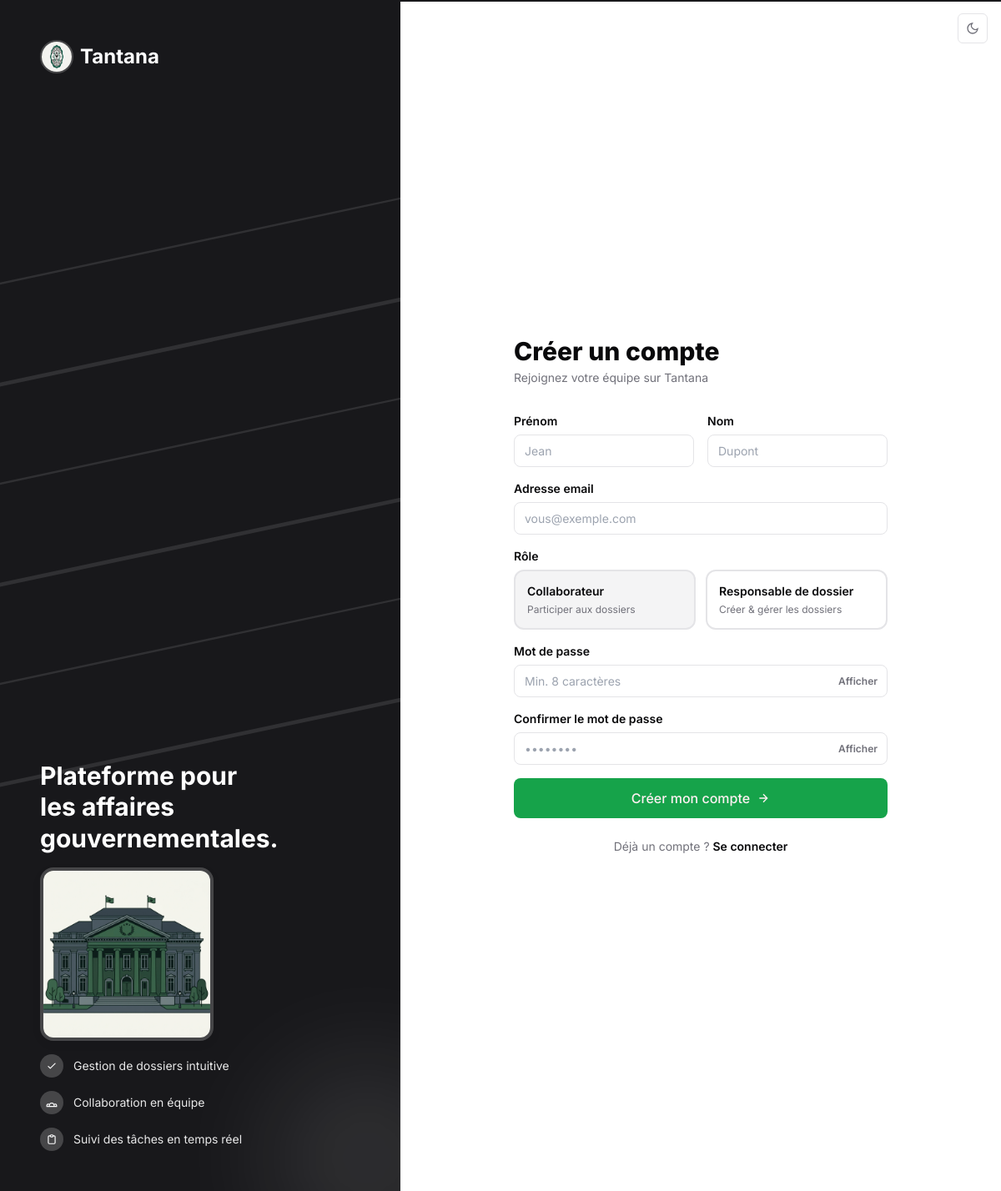
Screenshot of /register with the database file from the repository.
### tables this page shows
CREATE TABLE roles (
    id_role  INT UNSIGNED AUTO_INCREMENT PRIMARY KEY,
    libelle  VARCHAR(50) NOT NULL UNIQUE
);

### controllers/AuthController.php (called while the page is built, shortened)
<?php
require_once __DIR__ . '/../models/User.php';
class AuthController
{
    private User $userModel;
    public function __construct()
    {
        $this->userModel = new User();
    }
    public function showRegister(): void
    {
        $roles = $this->userModel->getRoles();
        require __DIR__ . '/../views/auth/register.php';
    }
}

### config/database.php (called while the page is built, shortened)
<?php
function getPDO(): PDO
{
    static $pdo = null;
    if ($pdo === null) {
        try {
            $pdo = new PDO(
                sprintf('mysql:host=%s;dbname=%s;charset=%s', DB_HOST, DB_NAME, DB_CHARSET),
                DB_USER,
                DB_PASS,
                [
                    PDO::ATTR_ERRMODE            => PDO::ERRMODE_EXCEPTION,
                    PDO::ATTR_DEFAULT_FETCH_MODE => PDO::FETCH_ASSOC,
                    PDO::ATTR_EMULATE_PREPARES   => false,
                ]
            );
        } catch (PDOException $e) {
            error_log('[Tantana DB] ' . $e->getMessage());
            die('Connexion à la base de données impossible.');
        }
    }
    return $pdo;
}

### models/User.php (called while the page is built, shortened)
<?php
require_once __DIR__ . '/../config/database.php';
class User
{
    private PDO $pdo;
    public function __construct()
    {
        $this->pdo = getPDO();
    }
    public function getRoles(): array
    {
        return $this->pdo->query('SELECT * FROM roles ORDER BY id_role')->fetchAll();
    }
}

### views/auth/register.php (the view, shortened to what this page needs)
<?php
require __DIR__ . '/../partials/header.php';
?>
<div class="min-h-screen flex">
    <div class="hidden lg:flex lg:w-2/5 bg-primary flex-col justify-between p-12 relative overflow-hidden">
        <svg class="absolute inset-0 w-full h-full opacity-10" viewBox="0 0 400 800" fill="none">
            <?php foreach ([100,200,300,400,500,600] as $y): ?>
            <rect x="-60" y="<?= $y ?>" width="520" height="<?= $y % 200 === 0 ? 4 : 2 ?>" rx="2" fill="white" transform="rotate(-12 -60 <?= $y ?>)"/>
            <?php endforeach; ?>
        </svg>
        <div class="relative z-10">
            <a href="login" class="flex items-center gap-2">
                <img src="/img/diplomatic_seal.jpg" alt="Logo" class="w-10 h-10 rounded-full border-2 border-white/20">
                <span class="font-display text-2xl font-bold text-white">Tantana</span>
            </a>
        </div>
        <div class="relative z-10 space-y-4">
            <h2 class="font-display text-3xl font-bold text-white leading-tight">
                Plateforme pour<br>les affaires<br>gouvernementales.
            </h2>
            <img src="/img/diplomatic_building.jpg" alt="Palais Diplomatique" class="w-52 h-52 rounded-2xl border-4 border-white/20 shadow-lift float-slow object-cover my-4">
            <div class="space-y-4">
                <?php
                $features = [
                    ['M5 13l4 4L19 7',                                                                                                                                        'Gestion de dossiers intuitive'],
                    ['M17 20h5v-2a3 3 0 0 0-5.356-1.857M17 20H7m10 0v-2c0-.656-.126-1.283-.356-1.857M7 20H2v-2a3 3 0 0 1 5.356-1.857M7 20v-2c0-.656.126-1.283.356-1.857m0 0a5.002 5.002 0 0 1 9.288 0', 'Collaboration en équipe'],
                    ['M9 5H7a2 2 0 0 0-2 2v12a2 2 0 0 0 2 2h10a2 2 0 0 0 2-2V7a2 2 0 0 0-2-2h-2M9 5a2 2 0 0 0 2 2h2a2 2 0 0 0 2-2M9 5a2 2 0 0 1 2-2h2a2 2 0 0 1 2 2',   'Suivi des tâches en temps réel'],
                ];
                foreach ($features as [$icon, $label]): ?>
                <div class="flex items-center gap-3">
                    <div class="w-7 h-7 rounded-full bg-white/20 flex items-center justify-center flex-shrink-0">
                        <svg viewBox="0 0 24 24" fill="none" stroke="white" stroke-width="2" class="w-3.5 h-3.5">
                            <path stroke-linecap="round" stroke-linejoin="round" d="<?= $icon ?>"/>
                        </svg>
                    </div>
                    <span class="text-white/90 text-sm"><?= $label ?></span>
                </div>
                <?php endforeach; ?>
            </div>
        </div>
        <div class="absolute -bottom-20 -right-20 w-60 h-60 bg-white/10 rounded-full blur-3xl"></div>
    </div>
    <div class="flex-1 flex flex-col justify-center px-6 sm:px-12 lg:px-16 py-12 bg-card overflow-y-auto page-in relative">
        <div class="absolute top-4 right-4 z-50">
            <button onclick="toggleTheme()" class="w-9 h-9 flex items-center justify-center rounded-md border border-border text-muted-foreground hover:bg-accent hover:text-accent-foreground transition-colors bg-card" title="Changer de thème">
                <svg viewBox="0 0 24 24" fill="none" stroke="currentColor" stroke-width="2" class="w-4 h-4 dark:hidden">
                    <path d="M21 12.79A9 9 0 1 1 11.21 3 7 7 0 0 0 21 12.79z"/>
                </svg>
            </button>
        </div>
        <div class="max-w-md w-full mx-auto">
            <h1 class="text-3xl font-extrabold text-foreground">Créer un compte</h1>
            <p class="text-muted-foreground mt-1 text-sm">Rejoignez votre équipe sur Tantana</p>
            <form action="register" method="POST" class="mt-8 space-y-4" novalidate>
                <div class="grid grid-cols-2 gap-4">
                    <div>
                        <label class="block text-sm font-semibold text-ink mb-1.5" for="prenom">Prénom</label>
                        <input type="text" id="prenom" name="prenom" class="t-input"
                               placeholder="Jean" value="<?= e($_POST['prenom'] ?? '') ?>" required>
                    </div>
                    <div>
                        <label class="block text-sm font-semibold text-ink mb-1.5" for="nom">Nom</label>
                        <input type="text" id="nom" name="nom" class="t-input"
                               placeholder="Dupont" value="<?= e($_POST['nom'] ?? '') ?>" required>
                    </div>
                </div>
                <div>
                    <label class="block text-sm font-semibold text-ink mb-1.5" for="email">Adresse email</label>
                    <input type="email" id="email" name="email" class="t-input"
                           placeholder="vous@exemple.com" value="<?= e($_POST['email'] ?? '') ?>" required>
                </div>
                <div>
                    <label class="block text-sm font-semibold text-ink mb-1.5">Rôle</label>
                    <div class="grid grid-cols-2 gap-3">
                        <?php foreach ($roles as $role): ?>
                        <?php if ($role['libelle'] === 'Administrateur') continue; ?>
                        <label class="cursor-pointer">
                            <div class="role-box border-2 rounded-xl p-3.5 transition-all duration-200 border-ink-100 hover:border-jade flex flex-col gap-1">
                                <span class="text-sm font-semibold text-ink"><?= e($role['libelle']) ?></span>
                                <span class="text-xs text-ink-500">
                                    <?= $role['libelle'] === 'Responsable de dossier' ? 'Créer & gérer les dossiers' : 'Participer aux dossiers' ?>
                                </span>
                            </div>
                        </label>
                        <?php endforeach; ?>
                    </div>
                </div>
                <div>
                    <label class="block text-sm font-semibold text-ink mb-1.5" for="password">Mot de passe</label>
                    <div class="relative">
                        <input type="password" id="password" name="password" class="t-input pr-16"
                               placeholder="Min. 8 caractères" autocomplete="new-password" required>
                        <button type="button" onclick="togglePasswordVisibility('password', this)" class="absolute inset-y-0 right-0 pr-3 flex items-center text-xs font-semibold text-slate-500 hover:text-slate-800">
                            Afficher
                        </button>
                    </div>
                </div>
                <div>
                    <label class="block text-sm font-semibold text-ink mb-1.5" for="confirm">Confirmer le mot de passe</label>
                    <div class="relative">
                        <input type="password" id="confirm" name="confirm" class="t-input pr-16"
                               placeholder="••••••••" autocomplete="new-password" required>
                        <button type="button" onclick="togglePasswordVisibility('confirm', this)" class="absolute inset-y-0 right-0 pr-3 flex items-center text-xs font-semibold text-slate-500 hover:text-slate-800">
                            Afficher
                        </button>
                    </div>
                </div>
                <button type="submit" class="btn-jade w-full justify-center py-3 text-base mt-2">
                    Créer mon compte
                    <svg viewBox="0 0 24 24" fill="none" stroke="currentColor" stroke-width="2" class="w-4 h-4">
                        <path d="M5 12h14M12 5l7 7-7 7"/>
                    </svg>
                </button>
            </form>
            <p class="mt-6 text-center text-sm text-ink-500">
                Déjà un compte ?
                <a href="login" class="font-semibold text-ink hover:text-jade transition-colors">Se connecter</a>
            </p>
        </div>
    </div>
</div>
<?php require __DIR__ . '/../partials/footer.php'; ?>

### public/index.php (shortened to what this page needs)
<?php
require_once __DIR__ . '/../config/database.php';
function e(string $val): string
{
    return htmlspecialchars($val, ENT_QUOTES, 'UTF-8');
}
$base     = rtrim(dirname($_SERVER['SCRIPT_NAME']), '/');
$uri      = parse_url($_SERVER['REQUEST_URI'], PHP_URL_PATH) ?? '/';
$path     = ltrim(substr($uri, strlen($base)), '/');
$method   = $_SERVER['REQUEST_METHOD'];
$segments = array_values(array_filter(explode('/', $path)));
$seg0 = $segments[0] ?? '';
if (in_array($seg0, ['login', 'register', 'logout'], true)) {
    require_once __DIR__ . '/../controllers/AuthController.php';
    $ctrl = new AuthController();
    match ($seg0) {
        'login'    => $method === 'POST' ? $ctrl->handleLogin()    : $ctrl->showLogin(),
        'register' => $method === 'POST' ? $ctrl->handleRegister() : $ctrl->showRegister(),
        'logout'   => $ctrl->logout(),
    };
    exit;
}

### views/partials/header.php (shortened to what this page needs)
<!DOCTYPE html>
<html lang="fr" class="h-full">
<head>
    <script src="https://cdn.tailwindcss.com"></script>
</head>
<body class="bg-background min-h-full text-foreground antialiased">

### views/partials/footer.php (shortened to what this page needs)
</body>
</html>

### views/partials/header.php (style rules this page uses)
:root { --background: 0 0% 100%; --foreground: 240 10% 3.9%; --card: 0 0% 100%; --card-foreground: 240 10% 3.9%; --popover: 0 0% 100%; --popover-foreground: 240 10% 3.9%; --primary: 240 5.9% 10%; --primary-foreground: 0 0% 98%; --secondary: 240 4.8% 95.9%; --secondary-foreground: 240 5.9% 10%; --muted: 240 4.8% 95.9%; --muted-foreground: 240 3.8% 46.1%; --accent: 240 4.8% 95.9%; --accent-foreground: 240 5.9% 10%; --destructive: 346.8 77.2% 49.8%; --destructive-foreground: 355.7 100% 97.3%; --border: 240 5.9% 90%; --input: 240 5.9% 90%; --ring: 240 5.9% 10%; --radius: 0.5rem; --jade: 142.1 76.2% 36.3%; --jade-foreground: 355.7 100% 97.3%; --sun: 35.2 91.7% 32.9%; --sun-foreground: 35.2 100% 98%; --rose: 346.8 77.2% 49.8%; --rose-foreground: 355.7 100% 97.3%; }
* { font-family: 'Inter', system-ui, sans-serif; }
body { background-color: hsl(var(--background)); color: hsl(var(--foreground)); }
.page-in { animation: fadeUp .25s cubic-bezier(0.16, 1, 0.3, 1) both; }
.t-input { width: 100%; border: 1px solid hsl(var(--border)); border-radius: var(--radius); padding: .5rem .75rem; font-size: .875rem; transition: border-color .15s, box-shadow .15s; background: hsl(var(--background)); color: hsl(var(--foreground)); outline: none; }
.btn-jade { display: inline-flex; align-items: center; justify-content: center; gap: .5rem; background: hsl(var(--jade)); color: hsl(var(--jade-foreground)); padding: .5rem 1rem; border-radius: var(--radius); font-weight: 500; font-size: .875rem; transition: opacity .15s, transform .1s; cursor: pointer; border: none; text-decoration: none; }
.text-slate-900, .text-ink, .text-slate-800, .text-slate-700, .text-slate-600 { color: hsl(var(--foreground)) !important; }
.text-slate-500, .text-ink-500, .text-slate-400, .text-ink-400 { color: hsl(var(--muted-foreground)) !important; }
.border-slate-100, .border-slate-200, .border-slate-200\/80, .border-slate-200\/60, .border-ink-100, .border-slate-300 { border-color: hsl(var(--border)) !important; }
.font-display { font-family: 'Inter', system-ui, sans-serif !important; }

### views/auth/register.php (style rules this page uses)
input[type="radio"]:checked + .role-box { border-color: hsl(var(--ring)); background: hsl(var(--accent)); }

### rows the page displays
roles: libelle "Collaborateur", shows "Participer aux dossiers"
roles: libelle "Responsable de dossier", shows "Créer & gérer les dossiers"

### other values shown
$label "Gestion de dossiers intuitive"
$label "Collaboration en équipe"
$label "Suivi des tâches en temps réel"
